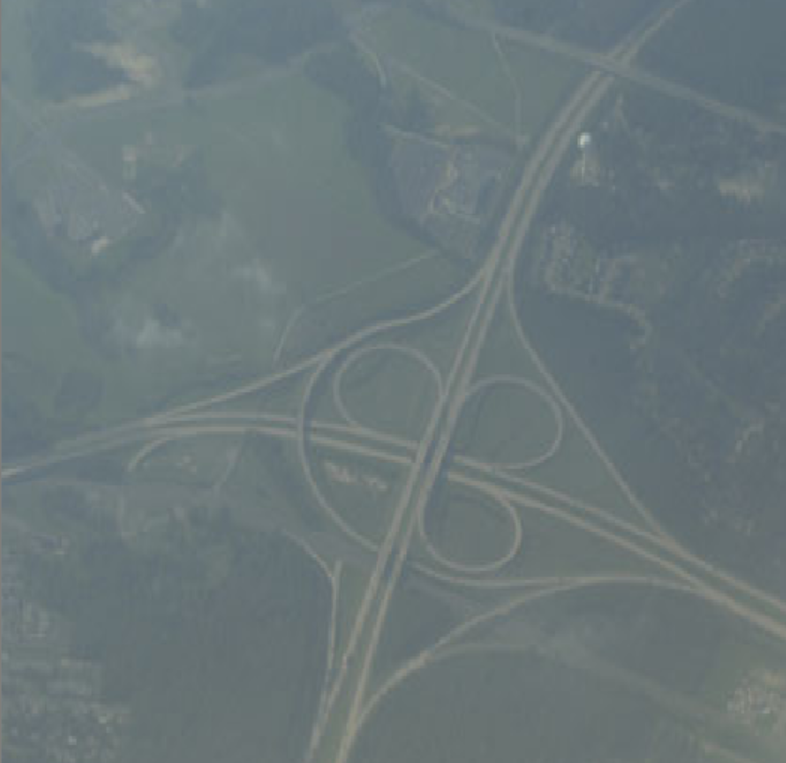
#> input picture Interview/vague.png, 786 x 763 px
$ python -i histogram.py   (imports and definitions only)   (older library calls are emulated)
#> lines starting #> are read from the running program, lines starting #| are printed output that depends on the picture
import cv2 as cv
import numpy as np
from matplotlib import pyplot as plt


# [43 lines left out: functions plot_demo, image_hist, equal_hist_demo, not called in this run]


def clahe_demo(image):
    """
    直方图局部均衡化
    优点在于可以人为干涉
    :param image:
    :return:
    """
    gray = cv.cvtColor(image, cv.COLOR_RGB2GRAY)
    clahe = cv.createCLAHE(clipLimit=5.0, tileGridSize=(8, 8))
    dst = clahe.apply(gray)
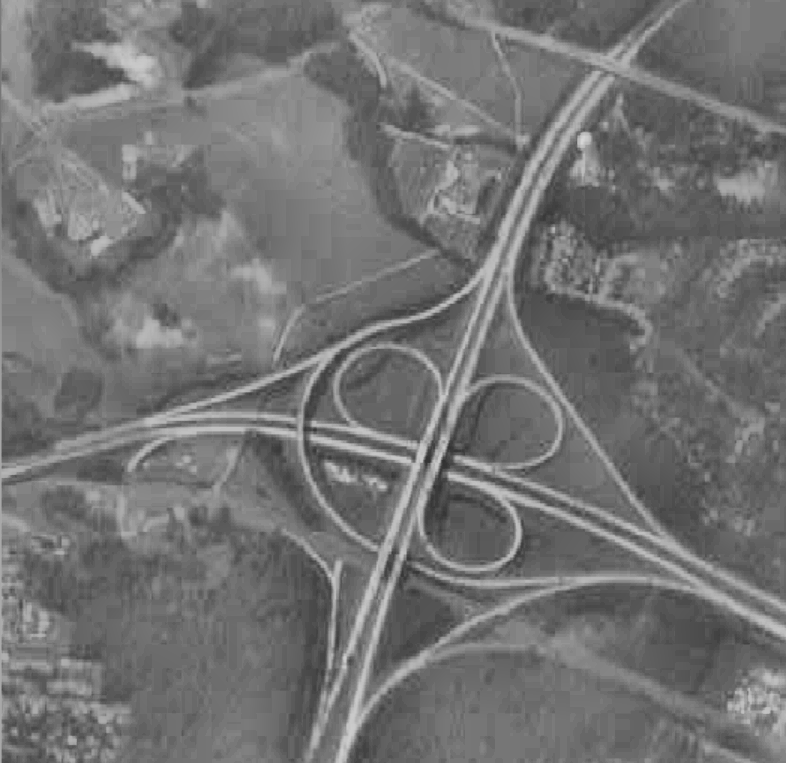
#> dst: shape (763, 786); min 49, max 215, mean 115
    # cv.imshow("clahe demo", dst)
    cv.imshow("clahe demo", cv.cvtColor(dst, cv.COLOR_GRAY2BGR))


# [49 lines left out: functions clahe_rgb, create_rgb_hist, hist_compare, not called in this run]


# [21 lines not run here, left out]

>>> import cv2
>>> picture = cv2.cvtColor(cv2.imread('../vague.png'), cv2.COLOR_BGR2RGB)
>>> result = clahe_demo(picture)
